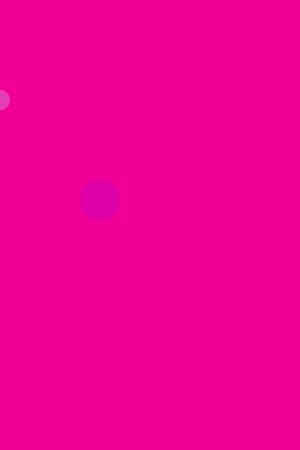
Frame 1 (no input)
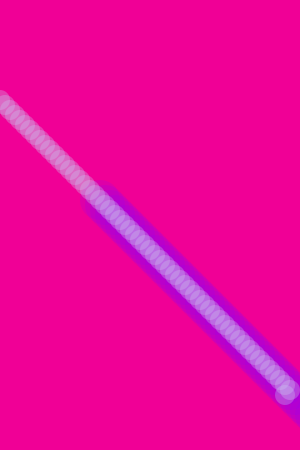
Frame 60 (the mouse pressed at the canvas centre just before this capture)
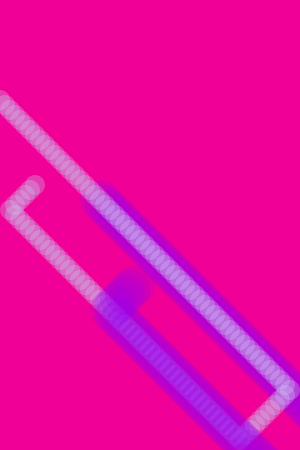
Frame 120 (the mouse held since frame 60 and released just before this capture)

The Processing sketch that drew these frames (run headless with seeded random() and noise(); from frame 60 on, the mouse is pressed at the canvas centre):

// Processing sketch: processing_66487
// ── processing_66487.pde

int x = 0;
int y = 100;
boolean Yspeed = true;   //true means ball is moving down, false means moving up
boolean Xspeed = true;

void setup(){
  size(300, 450);
  background(240, 0, 150);
}

void draw(){
//  background(240, 0, 150);
  noStroke();
  fill(200, 200, 240, 80);
  ellipse(x, y, 20, 20);
  
  noStroke();
  fill(150, 0, 240, 50);
  ellipse(x+100, y+100, 40, 40);
  
  
  if(Yspeed){
    
  y+=5;
  
  } else {
    
  y-=5;
  
  }
  
  if( y >= 440){
    
  Yspeed = false;
  
  }
  
  if(y <= 10){
    
  Yspeed = true;
  
  }
  
   if(Xspeed){
    
  x+=5;
  
  } else {
    
  x-=5;
  
  }
  
  if( x >= 290){
    
  Xspeed = false;
  
  }
  
  if(x <= 10){
    
  Xspeed = true;
  
  }
    
    
  
}
 
